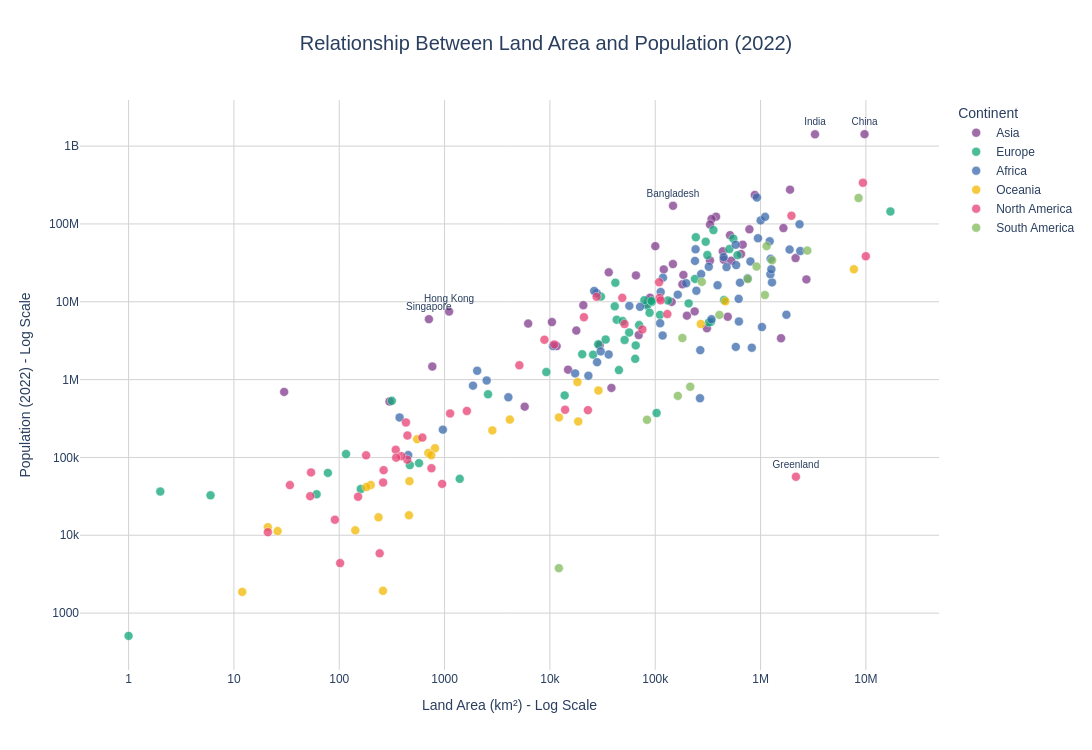

The cell this chart's notebook holds for it:
### Markdown cell above
**Chart choice & justification:** *Which chart did you choose, and why? Justify design choices.

*YOUR ANSWER HERE* : I chose a scatter plot because it helps identify the relationship between a country's land area and its population in 2022. I used logarithmic scales on both axes because countries vary greatly in size and population. Different colours represent continents, making regional patterns easier to compare. I also highlighted countries such as Bangladesh, Singapore and India to identify countries that differ from the general pattern.

### Code cell
# 1. Prepare data
q3_data = df.copy()

# Remove invalid or missing values
q3_data = q3_data.dropna(
    subset=['Area', '2022 Population', 'Country', 'Continent']
)

q3_data = q3_data[
    (q3_data['Area'] > 0) &
    (q3_data['2022 Population'] > 0)
].copy()

# 2. Select countries to highlight
highlight_countries = [
    'Bangladesh',
    'Singapore',
    'Hong Kong',
    'India',
    'China',
    'Greenland'
]

q3_data['Label'] = q3_data['Country'].where(
    q3_data['Country'].isin(highlight_countries),
    ''
)

# 3. Calculate correlations
pearson_raw = q3_data['Area'].corr(
    q3_data['2022 Population']
)

pearson_log = np.log10(q3_data['Area']).corr(
    np.log10(q3_data['2022 Population'])
)

# 4. Create scatter plot
fig = px.scatter(
    q3_data,
    x='Area',
    y='2022 Population',
    color='Continent',
    text='Label',
    log_x=True,
    log_y=True,
    hover_name='Country',
    hover_data={
        'Continent': True,
        'Area': ':,',
        '2022 Population': ':,',
        'Label': False
    },
    color_discrete_sequence=px.colors.qualitative.Bold,
    title='Relationship Between Land Area and Population (2022)',
    labels={
        'Area': 'Land Area (km²)',
        '2022 Population': 'Population (2022)',
        'Continent': 'Continent'
    },
    template='plotly_white'
)

# 5. Improve marker appearance
fig.update_traces(
    marker=dict(
        size=9,
        opacity=0.75,
        line=dict(width=0.5, color='white')
    ),
    textposition='top center',
    textfont=dict(size=10),
    selector=dict(mode='markers+text')
)

# 6. Professional layout
fig.update_layout(
    title=dict(
        x=0.5,
        xanchor='center',
        font=dict(size=20)
    ),
    height=750,
    width=1100,
    font=dict(family='Arial', size=12),
    legend_title_text='Continent',
    xaxis=dict(
        title='Land Area (km²) - Log Scale',
        showgrid=True,
        gridcolor='lightgrey'
    ),
    yaxis=dict(
        title='Population (2022) - Log Scale',
        showgrid=True,
        gridcolor='lightgrey'
    ),
    plot_bgcolor='white',
    paper_bgcolor='white'
)

fig.show()

# 7. Display analysis
print("=" * 55)
print("Q3: LAND AREA VS POPULATION ANALYSIS")
print("=" * 55)

print(f"\nRaw correlation: {pearson_raw:.3f}")
print(f"Log-scale correlation: {pearson_log:.3f}")

print("\nHighlighted countries:")
print(
    q3_data[
        q3_data['Country'].isin(highlight_countries)
    ][['Country', 'Continent', 'Area', '2022 Population']]
    .to_string(index=False)
)

### Figure 1 — Plotly figure (JSON) as saved in the notebook; plotly's stock layout.template omitted (floating-point values rounded to 4 significant figures)
{"data": [{"customdata": [["Asia", ""], ["Asia", ""], ["Asia", ""], ["Asia", ""], ["Asia", "Bangladesh"], ["Asia", ""], ["Asia", ""], ["Asia", ""], ["Asia", "China"], ["Asia", ""], ["Asia", "Hong Kong"], ["Asia", "India"], ["Asia", ""], ["Asia", ""], ["Asia", ""], ["Asia", ""], ["Asia", ""], ["Asia", ""], ["Asia", ""], ["Asia", ""], ["Asia", ""], ["Asia", ""], ["Asia", ""], ["Asia", ""], ["Asia", ""], ["Asia", ""], ["Asia", ""], ["Asia", ""], ["Asia", ""], ["Asia", ""], ["Asia", ""], ["Asia", ""], ["Asia", ""], ["Asia", ""], ["Asia", ""], ["Asia", ""], ["Asia", "Singapore"], ["Asia", ""], ["Asia", ""], ["Asia", ""], ["Asia", ""], ["Asia", ""], ["Asia", ""], ["Asia", ""], ["Asia", ""], ["Asia", ""], ["Asia", ""], ["Asia", ""], ["Asia", ""], ["Asia", ""]], "hovertemplate": "<b>%{hovertext}</b><br><br>Continent=%{customdata[0]}<br>Land Area (km²)=%{x:,}<br>Population (2022)=%{y:,}<extra></extra>", "hovertext": ["Afghanistan", "Armenia", "Azerbaijan", "Bahrain", "Bangladesh", "Bhutan", "Brunei", "Cambodia", "China", "Georgia", "Hong Kong", "India", "Indonesia", "Iran", "Iraq", "Israel", "Japan", "Jordan", "Kazakhstan", "Kuwait", "Kyrgyzstan", "Laos", "Lebanon", "Macau", "Malaysia", "Maldives", "Mongolia", "Myanmar", "Nepal", "North Korea", "Oman", "Pakistan", "Palestine", "Philippines", "Qatar", "Saudi Arabia", "Singapore", "South Korea", "Sri Lanka", "Syria", "Taiwan", "Tajikistan", "Thailand", "Timor-Leste", "Turkey", "Turkmenistan", "United Arab Emirates", "Uzbekistan", "Vietnam", "Yemen"], "legendgroup": "Asia", "marker": {"color": "rgb(127, 60, 141)", "line": {"color": "white", "width": 0.5}, "opacity": 0.75, "size": 9, "symbol": "circle"}, "mode": "markers+text", "name": "Asia", "orientation": "v", "showlegend": true, "text": ["", "", "", "", "Bangladesh", "", "", "", "China", "", "Hong Kong", "India", "", "", "", "", "", "", "", "", "", "", "", "", "", "", "", "", "", "", "", "", "", "", "", "", "Singapore", "", "", "", "", "", "", "", "", "", "", "", "", ""], "textfont": {"size": 10}, "textposition": "top center", "type": "scatter", "x": [652230, 29743, 86600, 765, 147570, 38394, 5765, 181035, 9706961, 69700, 1104, 3287590, 1904569, 1648195, 438317, 20770, 377930, 89342, 2724900, 17818, 199951, 236800, 10452, 30, 330803, 300, 1564110, 676578, 147181, 120538, 309500, 881912, 6220, 342353, 11586, 2149690, 710, 100210, 65610, 185180, 36193, 143100, 513120, 14874, 783562, 488100, 83600, 447400, 331212, 527968], "xaxis": "x", "y": [41128771, 2780469, 10358074, 1472233, 171186372, 782455, 449002, 16767842, 1425887337, 3744385, 7488865, 1417173173, 275501339, 88550570, 44496122, 9038309, 123951692, 11285869, 19397998, 4268873, 6630623, 7529475, 5489739, 695168, 33938221, 523787, 3398366, 54179306, 30547580, 26069416, 4576298, 235824862, 5250072, 115559009, 2695122, 36408820, 5975689, 51815810, 21832143, 22125249, 23893394, 9952787, 71697030, 1341296, 85341241, 6430770, 9441129, 34627652, 98186856, 33696614], "yaxis": "y"}, {"customdata": [["Europe", ""], ["Europe", ""], ["Europe", ""], ["Europe", ""], ["Europe", ""], ["Europe", ""], ["Europe", ""], ["Europe", ""], ["Europe", ""], ["Europe", ""], ["Europe", ""], ["Europe", ""], ["Europe", ""], ["Europe", ""], ["Europe", ""], ["Europe", ""], ["Europe", ""], ["Europe", ""], ["Europe", ""], ["Europe", ""], ["Europe", ""], ["Europe", ""], ["Europe", ""], ["Europe", ""], ["Europe", ""], ["Europe", ""], ["Europe", ""], ["Europe", ""], ["Europe", ""], ["Europe", ""], ["Europe", ""], ["Europe", ""], ["Europe", ""], ["Europe", ""], ["Europe", ""], ["Europe", ""], ["Europe", ""], ["Europe", ""], ["Europe", ""], ["Europe", ""], ["Europe", ""], ["Europe", ""], ["Europe", ""], ["Europe", ""], ["Europe", ""], ["Europe", ""], ["Europe", ""], ["Europe", ""], ["Europe", ""], ["Europe", ""]], "hovertemplate": "<b>%{hovertext}</b><br><br>Continent=%{customdata[0]}<br>Land Area (km²)=%{x:,}<br>Population (2022)=%{y:,}<extra></extra>", "hovertext": ["Albania", "Andorra", "Austria", "Belarus", "Belgium", "Bosnia and Herzegovina", "Bulgaria", "Croatia", "Cyprus", "Czech Republic", "Denmark", "Estonia", "Faroe Islands", "Finland", "France", "Germany", "Gibraltar", "Greece", "Guernsey", "Hungary", "Iceland", "Ireland", "Isle of Man", "Italy", "Jersey", "Latvia", "Liechtenstein", "Lithuania", "Luxembourg", "Malta", "Moldova", "Monaco", "Montenegro", "Netherlands", "North Macedonia", "Norway", "Poland", "Portugal", "Romania", "Russia", "San Marino", "Serbia", "Slovakia", "Slovenia", "Spain", "Sweden", "Switzerland", "Ukraine", "United Kingdom", "Vatican City"], "legendgroup": "Europe", "marker": {"color": "rgb(17, 165, 121)", "line": {"color": "white", "width": 0.5}, "opacity": 0.75, "size": 9, "symbol": "circle"}, "mode": "markers+text", "name": "Europe", "orientation": "v", "showlegend": true, "text": ["", "", "", "", "", "", "", "", "", "", "", "", "", "", "", "", "", "", "", "", "", "", "", "", "", "", "", "", "", "", "", "", "", "", "", "", "", "", "", "", "", "", "", "", "", "", "", "", "", ""], "textfont": {"size": 10}, "textposition": "top center", "type": "scatter", "x": [28748, 468, 83871, 207600, 30528, 51209, 110879, 56594, 9251, 78865, 43094, 45227, 1393, 338424, 551695, 357114, 6, 131990, 78, 93028, 103000, 70273, 572, 301336, 116, 64559, 160, 65300, 2586, 316, 33846, 2, 13812, 41850, 25713, 323802, 312679, 92090, 238391, 17098242, 61, 88361, 49037, 20273, 505992, 450295, 41284, 603500, 242900, 1], "xaxis": "x", "y": [2842321, 79824, 8939617, 9534954, 11655930, 3233526, 6781953, 4030358, 1251488, 10493986, 5882261, 1326062, 53090, 5540745, 64626628, 83369843, 32649, 10384971, 63301, 9967308, 372899, 5023109, 84519, 59037474, 110778, 1850651, 39327, 2750055, 647599, 533286, 3272996, 36469, 627082, 17564014, 2093599, 5434319, 39857145, 10270865, 19659267, 144713314, 33660, 7221365, 5643453, 2119844, 47558630, 10549347, 8740472, 39701739, 67508936, 510], "yaxis": "y"}, {"customdata": [["Africa", ""], ["Africa", ""], ["Africa", ""], ["Africa", ""], ["Africa", ""], ["Africa", ""], ["Africa", ""], ["Africa", ""], ["Africa", ""], ["Africa", ""], ["Africa", ""], ["Africa", ""], ["Africa", ""], ["Africa", ""], ["Africa", ""], ["Africa", ""], ["Africa", ""], ["Africa", ""], ["Africa", ""], ["Africa", ""], ["Africa", ""], ["Africa", ""], ["Africa", ""], ["Africa", ""], ["Africa", ""], ["Africa", ""], ["Africa", ""], ["Africa", ""], ["Africa", ""], ["Africa", ""], ["Africa", ""], ["Africa", ""], ["Africa", ""], ["Africa", ""], ["Africa", ""], ["Africa", ""], ["Africa", ""], ["Africa", ""], ["Africa", ""], ["Africa", ""], ["Africa", ""], ["Africa", ""], ["Africa", ""], ["Africa", ""], ["Africa", ""], ["Africa", ""], ["Africa", ""], ["Africa", ""], ["Africa", ""], ["Africa", ""], ["Africa", ""], ["Africa", ""], ["Africa", ""], ["Africa", ""], ["Africa", ""], ["Africa", ""], ["Africa", ""]], "hovertemplate": "<b>%{hovertext}</b><br><br>Continent=%{customdata[0]}<br>Land Area (km²)=%{x:,}<br>Population (2022)=%{y:,}<extra></extra>", "hovertext": ["Algeria", "Angola", "Benin", "Botswana", "Burkina Faso", "Burundi", "Cameroon", "Cape Verde", "Central African Republic", "Chad", "Comoros", "Djibouti", "DR Congo", "Egypt", "Equatorial Guinea", "Eritrea", "Eswatini", "Ethiopia", "Gabon", "Gambia", "Ghana", "Guinea", "Guinea-Bissau", "Ivory Coast", "Kenya", "Lesotho", "Liberia", "Libya", "Madagascar", "Malawi", "Mali", "Mauritania", "Mauritius", "Mayotte", "Morocco", "Mozambique", "Namibia", "Niger", "Nigeria", "Republic of the Congo", "Reunion", "Rwanda", "Sao Tome and Principe", "Senegal", "Seychelles", "Sierra Leone", "Somalia", "South Africa", "South Sudan", "Sudan", "Tanzania", "Togo", "Tunisia", "Uganda", "Western Sahara", "Zambia", "Zimbabwe"], "legendgroup": "Africa", "marker": {"color": "rgb(57, 105, 172)", "line": {"color": "white", "width": 0.5}, "opacity": 0.75, "size": 9, "symbol": "circle"}, "mode": "markers+text", "name": "Africa", "orientation": "v", "showlegend": true, "text": ["", "", "", "", "", "", "", "", "", "", "", "", "", "", "", "", "", "", "", "", "", "", "", "", "", "", "", "", "", "", "", "", "", "", "", "", "", "", "", "", "", "", "", "", "", "", "", "", "", "", "", "", "", "", "", "", ""], "textfont": {"size": 10}, "textposition": "top center", "type": "scatter", "x": [2381741, 1246700, 112622, 582000, 272967, 27834, 475442, 4033, 622984, 1284000, 1862, 23200, 2344858, 1002450, 28051, 117600, 17364, 1104300, 267668, 10689, 238533, 245857, 36125, 322463, 580367, 30355, 111369, 1759540, 587041, 118484, 1240192, 1030700, 2040, 374, 446550, 801590, 825615, 1267000, 923768, 342000, 2511, 26338, 964, 196722, 452, 71740, 637657, 1221037, 619745, 1886068, 945087, 56785, 163610, 241550, 266000, 752612, 390757], "xaxis": "x", "y": [44903225, 35588987, 13352864, 2630296, 22673762, 12889576, 27914536, 593149, 5579144, 17723315, 836774, 1120849, 99010212, 110990103, 1674908, 3684032, 1201670, 123379924, 2388992, 2705992, 33475870, 13859341, 2105566, 28160542, 54027487, 2305825, 5302681, 6812341, 29611714, 20405317, 22593590, 4736139, 1299469, 326101, 37457971, 32969517, 2567012, 26207977, 218541212, 5970424, 974052, 13776698, 227380, 17316449, 107118, 8605718, 17597511, 59893885, 10913164, 46874204, 65497748, 8848699, 12356117, 47249585, 575986, 20017675, 16320537], "yaxis": "y"}, {"customdata": [["Oceania", ""], ["Oceania", ""], ["Oceania", ""], ["Oceania", ""], ["Oceania", ""], ["Oceania", ""], ["Oceania", ""], ["Oceania", ""], ["Oceania", ""], ["Oceania", ""], ["Oceania", ""], ["Oceania", ""], ["Oceania", ""], ["Oceania", ""], ["Oceania", ""], ["Oceania", ""], ["Oceania", ""], ["Oceania", ""], ["Oceania", ""], ["Oceania", ""], ["Oceania", ""], ["Oceania", ""], ["Oceania", ""]], "hovertemplate": "<b>%{hovertext}</b><br><br>Continent=%{customdata[0]}<br>Land Area (km²)=%{x:,}<br>Population (2022)=%{y:,}<extra></extra>", "hovertext": ["American Samoa", "Australia", "Cook Islands", "Fiji", "French Polynesia", "Guam", "Kiribati", "Marshall Islands", "Micronesia", "Nauru", "New Caledonia", "New Zealand", "Niue", "Northern Mariana Islands", "Palau", "Papua New Guinea", "Samoa", "Solomon Islands", "Tokelau", "Tonga", "Tuvalu", "Vanuatu", "Wallis and Futuna"], "legendgroup": "Oceania", "marker": {"color": "rgb(242, 183, 1)", "line": {"color": "white", "width": 0.5}, "opacity": 0.75, "size": 9, "symbol": "circle"}, "mode": "markers+text", "name": "Oceania", "orientation": "v", "showlegend": true, "text": ["", "", "", "", "", "", "", "", "", "", "", "", "", "", "", "", "", "", "", "", "", "", ""], "textfont": {"size": 10}, "textposition": "top center", "type": "scatter", "x": [199, 7692024, 236, 18272, 4167, 549, 811, 181, 702, 21, 18575, 270467, 260, 464, 459, 462840, 2842, 28896, 12, 747, 26, 12189, 142], "xaxis": "x", "y": [44273, 26177413, 17011, 929766, 306279, 171774, 131232, 41569, 114164, 12668, 289950, 5185288, 1934, 49551, 18055, 10142619, 222382, 724273, 1871, 106858, 11312, 326740, 11572], "yaxis": "y"}, {"customdata": [["North America", ""], ["North America", ""], ["North America", ""], ["North America", ""], ["North America", ""], ["North America", ""], ["North America", ""], ["North America", ""], ["North America", ""], ["North America", ""], ["North America", ""], ["North America", ""], ["North America", ""], ["North America", ""], ["North America", ""], ["North America", ""], ["North America", "Greenland"], ["North America", ""], ["North America", ""], ["North America", ""], ["North America", ""], ["North America", ""], ["North America", ""], ["North America", ""], ["North America", ""], ["North America", ""], ["North America", ""], ["North America", ""], ["North America", ""], ["North America", ""], ["North America", ""], ["North America", ""], ["North America", ""], ["North America", ""], ["North America", ""], ["North America", ""], ["North America", ""], ["North America", ""], ["North America", ""], ["North America", ""]], "hovertemplate": "<b>%{hovertext}</b><br><br>Continent=%{customdata[0]}<br>Land Area (km²)=%{x:,}<br>Population (2022)=%{y:,}<extra></extra>", "hovertext": ["Anguilla", "Antigua and Barbuda", "Aruba", "Bahamas", "Barbados", "Belize", "Bermuda", "British Virgin Islands", "Canada", "Cayman Islands", "Costa Rica", "Cuba", "Curacao", "Dominica", "Dominican Republic", "El Salvador", "Greenland", "Grenada", "Guadeloupe", "Guatemala", "Haiti", "Honduras", "Jamaica", "Martinique", "Mexico", "Montserrat", "Nicaragua", "Panama", "Puerto Rico", "Saint Barthelemy", "Saint Kitts and Nevis", "Saint Lucia", "Saint Martin", "Saint Pierre and Miquelon", "Saint Vincent and the Grenadines", "Sint Maarten", "Trinidad and Tobago", "Turks and Caicos Islands", "United States", "United States Virgin Islands"], "legendgroup": "North America", "marker": {"color": "rgb(231, 63, 116)", "line": {"color": "white", "width": 0.5}, "opacity": 0.75, "size": 9, "symbol": "circle"}, "mode": "markers+text", "name": "North America", "orientation": "v", "showlegend": true, "text": ["", "", "", "", "", "", "", "", "", "", "", "", "", "", "", "", "Greenland", "", "", "", "", "", "", "", "", "", "", "", "", "", "", "", "", "", "", "", "", "", "", ""], "textfont": {"size": 10}, "textposition": "top center", "type": "scatter", "x": [91, 442, 180, 13943, 430, 22966, 54, 151, 9984670, 264, 51100, 109884, 444, 751, 48671, 21041, 2166086, 344, 1628, 108889, 27750, 112492, 10991, 1128, 1964375, 102, 130373, 75417, 8870, 21, 261, 616, 53, 242, 389, 34, 5130, 948, 9372610, 347], "xaxis": "x", "y": [15857, 93763, 106445, 409984, 281635, 405272, 64184, 31305, 38454327, 68706, 5180829, 11212191, 191163, 72737, 11228821, 6336392, 56466, 125438, 395752, 17843908, 11584996, 10432860, 2827377, 367507, 127504125, 4390, 6948392, 4408581, 3252407, 10967, 47657, 179857, 31791, 5862, 103948, 44175, 1531044, 45703, 338289857, 99465], "yaxis": "y"}, {"customdata": [["South America", ""], ["South America", ""], ["South America", ""], ["South America", ""], ["South America", ""], ["South America", ""], ["South America", ""], ["South America", ""], ["South America", ""], ["South America", ""], ["South America", ""], ["South America", ""], ["South America", ""], ["South America", ""]], "hovertemplate": "<b>%{hovertext}</b><br><br>Continent=%{customdata[0]}<br>Land Area (km²)=%{x:,}<br>Population (2022)=%{y:,}<extra></extra>", "hovertext": ["Argentina", "Bolivia", "Brazil", "Chile", "Colombia", "Ecuador", "Falkland Islands", "French Guiana", "Guyana", "Paraguay", "Peru", "Suriname", "Uruguay", "Venezuela"], "legendgroup": "South America", "marker": {"color": "rgb(128, 186, 90)", "line": {"color": "white", "width": 0.5}, "opacity": 0.75, "size": 9, "symbol": "circle"}, "mode": "markers+text", "name": "South America", "orientation": "v", "showlegend": true, "text": ["", "", "", "", "", "", "", "", "", "", "", "", "", ""], "textfont": {"size": 10}, "textposition": "top center", "type": "scatter", "x": [2780400, 1098581, 8515767, 756102, 1141748, 276841, 12173, 83534, 214969, 406752, 1285216, 163820, 181034, 916445], "xaxis": "x", "y": [45510318, 12224110, 215313498, 19603733, 51874024, 18001000, 3780, 304557, 808726, 6780744, 34049588, 618040, 3422794, 28301696], "yaxis": "y"}], "layout": {"font": {"family": "Arial", "size": 12}, "height": 750, "legend": {"title": {"text": "Continent"}, "tracegroupgap": 0}, "paper_bgcolor": "white", "plot_bgcolor": "white", "title": {"font": {"size": 20}, "text": "Relationship Between Land Area and Population (2022)", "x": 0.5, "xanchor": "center"}, "width": 1100, "xaxis": {"anchor": "y", "domain": [0, 1], "gridcolor": "lightgrey", "showgrid": true, "title": {"text": "Land Area (km²) - Log Scale"}, "type": "log"}, "yaxis": {"anchor": "x", "domain": [0, 1], "gridcolor": "lightgrey", "showgrid": true, "title": {"text": "Population (2022) - Log Scale"}, "type": "log"}}}
